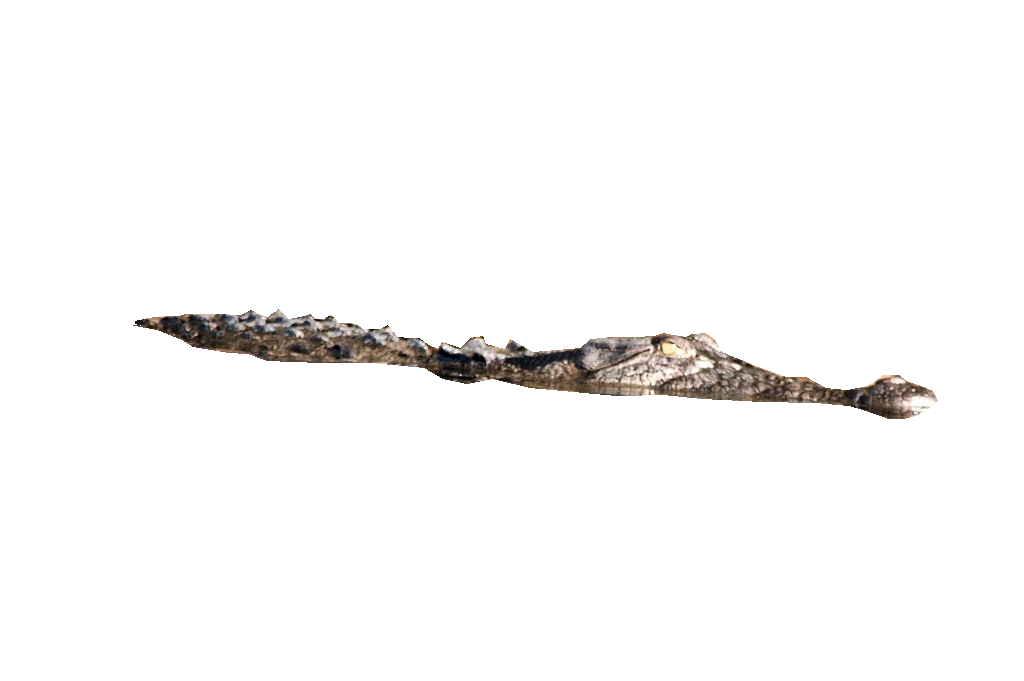
#> input picture new_data/pic/1.png, 1024 x 681 px, given in place of COD10K-CAM-1-Aquatic-2-ClownFish-11.png, which was not available
$ python mask_splicing.py   (older library calls are emulated)
#> lines starting #> are read from the running program, lines starting #| are printed output that depends on the picture; after the words box and inside, x2 and y2 are one past the last pixel; in counts of white or black regions, pixels touching at a corner belong together; pictures that were not available may be replaced by others from this repository, and a replacement may not be noted
#> further down, mask is the input picture: shape (681, 1024, 3); mean B, G, R 248, 248.5, 249.1
#!/usr/bin/env python
# -*- coding:utf-8 -*-
"""
直接使用mask抠图
和原本的数据集制作方式没有什么区别
机器抠图是完美的，完全会按照mask给出的部分把图片取出来
但是人是不一样的，人的抠图会有一些的损失，而在PS中，会自动的把使用套索工具中跨越像素的部分填充为半透明

考虑把图像的边缘加一个透明度，模仿人的行为


可以生成带有边缘透明度的一个ｐｎｇ　图像
"""
# 参考博客
# https://blog.csdn.net/qq_29391809/article/details/106036745
import cv2
from PIL import Image
import numpy as np
import os


# def edge_demo(image):
#     blurred = cv2.GaussianBlur(image, (3, 3), 0)  # 高斯降噪，适度
#     gray = cv2.cvtColor(blurred, cv2.COLOR_BGR2GRAY)
#     # 求梯度
#     xgrd = cv2.Sobel(gray, cv2.CV_16SC1, 1, 0)
#     ygrd = cv2.Sobel(gray, cv2.CV_16SC1, 0, 1)
#
#     egde_output = cv2.Canny(xgrd, ygrd, 50, 150)  # 50低阈值，150高阈值
#     # egde_output = cv.Canny(gray,50,150)   #都可使用
#     #cv2.imshow('canny_edge', egde_output)
#     # 输出彩色图
#     dst = cv2.bitwise_and(image, image, mask=egde_output)
#     #cv2.imshow('color edge', dst)
#     #cv2.waitKey(0)
#     return egde_output


class UnsupportedFormat(Exception):
    def __init__(self, input_type):
        self.t = input_type

    def __str__(self):
        return "不支持'{}'模式的转换，请使用为图片地址(path)、PIL.Image(pil)或OpenCV(cv2)模式".format(self.t)


class MatteMatting():
    def __init__(self, original_graph, mask_graph, input_type='path'):
        """
        将输入的图片经过蒙版转化为透明图构造函数
        :param original_graph:输入的图片地址、PIL格式、CV2格式
        :param mask_graph:蒙版的图片地址、PIL格式、CV2格式
        :param input_type:输入的类型，有path：图片地址、pil：pil类型、cv2类型
        """
#> called with input_type = 'path'
        if input_type == 'path':
            self.img1 = cv2.imread(original_graph)
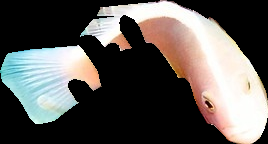
#> input picture new_data/pic/2.png, 268 x 144 px, given in place of COD10K-CAM-1-Aquatic-2-ClownFish-11.jpg, which was not available
#> self.img1 is the input picture: shape (144, 268, 3); mean B, G, R 85.8, 89.2, 92.5
            self.img2 = cv2.imread(mask_graph)
        elif input_type == 'pil':
            self.img1 = self.__image_to_opencv(original_graph)
            self.img2 = self.__image_to_opencv(mask_graph)
        elif input_type == 'cv2':
            self.img1 = original_graph
            self.img2 = mask_graph
        else:
            raise UnsupportedFormat(input_type)
        self.mask_edge = self.edge_demo(self.img2)  # 只有mask 的边缘为255  标记为白  最原始的img2   为白色标注
#> in edge_demo, `result= cv2.Canny(image,30,40)`:
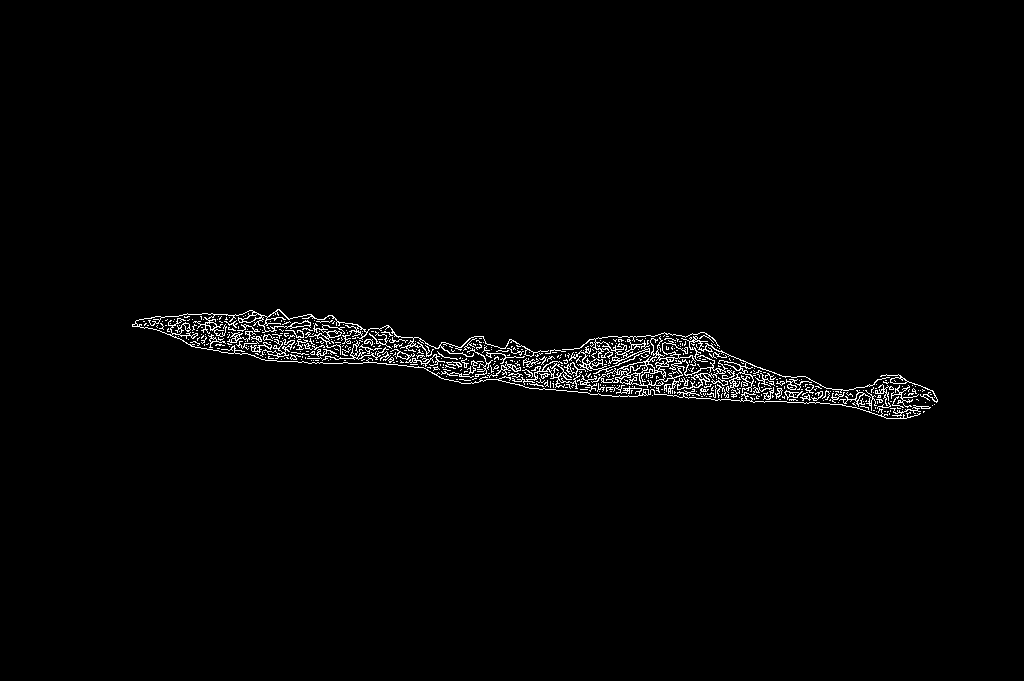
#> result: shape (681, 1024); 1.6% white in thin lines or dots, all inside (x1, y1, x2, y2) = (132, 309, 938, 419)

    # [44 lines left out: functions touming, __transparent_back, not called in this run]

    def save_image(self, mask_flip=False):
        """
        用于保存透明图
        :param path: 保存位置
        :param mask_flip: 蒙版翻转，将蒙版的黑白颜色翻转;True翻转;False不使用翻转
        """
#> called with mask_flip = True
        if mask_flip:
            self.img2 = cv2.bitwise_not(self.img2)  # 黑白翻转
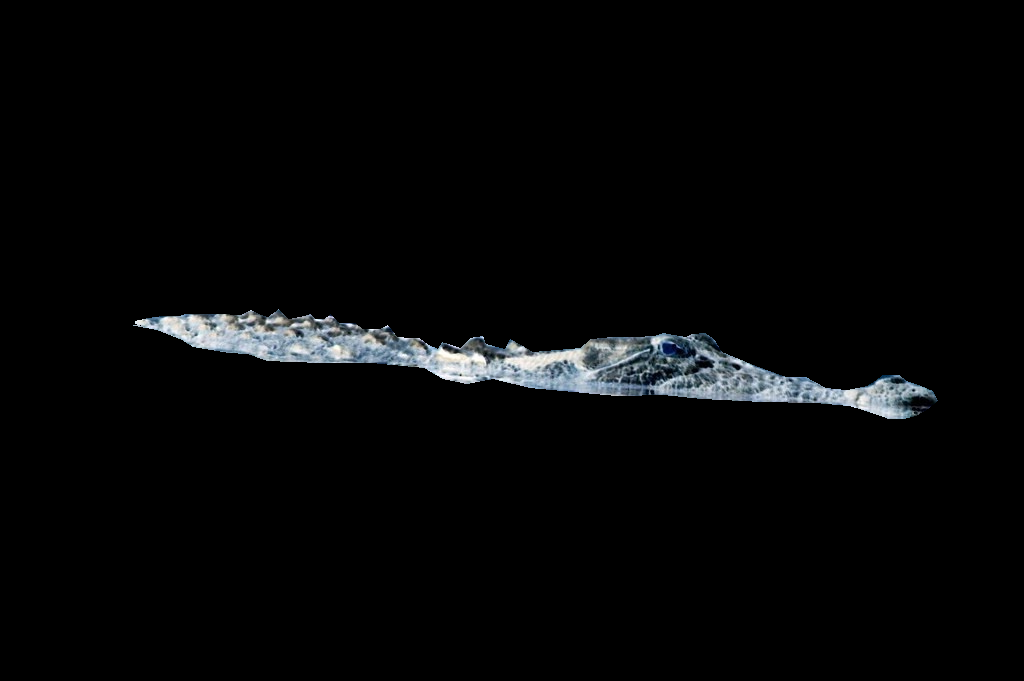
#> self.img2: shape (681, 1024, 3); mean B, G, R 7, 6.5, 5.9

#> (the run stopped early here; a loop or call above may not have finished)
